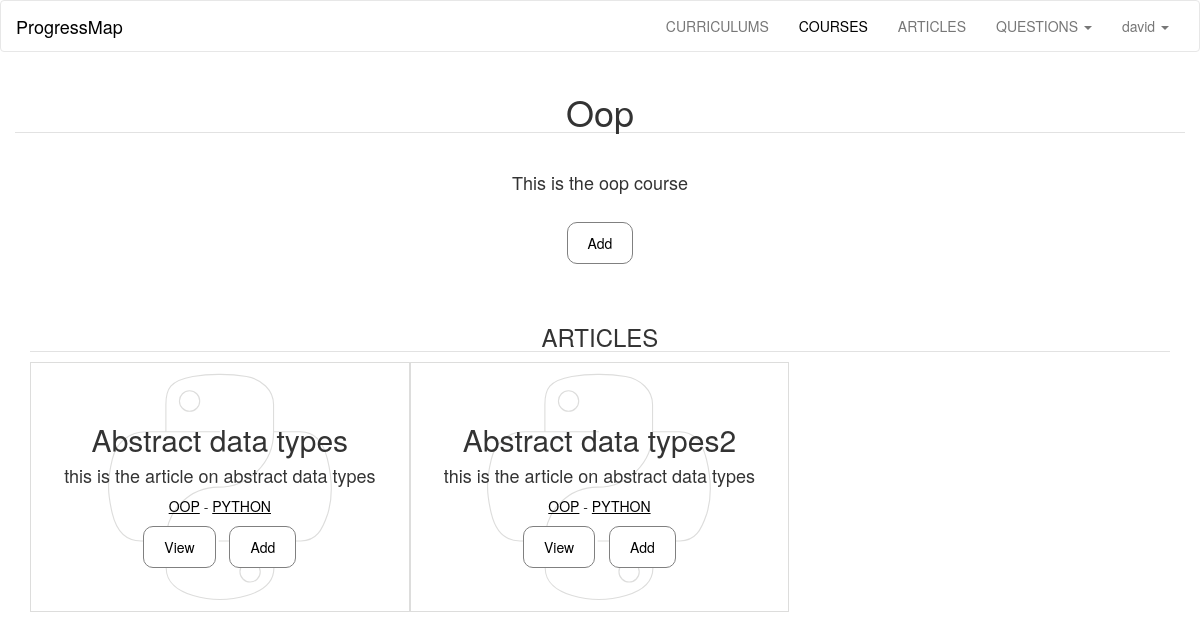
Page /courses/oop (signed in) on the committed database.
### progressMap/models.py (models this page shows, shortened)
class User(db.Model, UserMixin):
	id = db.Column(db.Integer, primary_key = True)
	username = db.Column(db.String(40), unique = True)
	email = db.Column(db.String(120), unique = True)
	password_hash = db.Column(db.String)
	articles =  db.relationship('Articles', backref='user', lazy='dynamic')
	courses =  db.relationship('Courses', backref='user', lazy='dynamic')
	curriculums =  db.relationship('Curriculums', backref='user', lazy='dynamic')
	questions = db.relationship('Questions', backref='user', lazy='dynamic')
	comments = db.relationship('Comments', backref='user', lazy='dynamic')
	completed = db.relationship('Completed', backref='user', lazy='dynamic')
	allContent = db.relationship('AllContent', backref='user', lazy='dynamic')
	@property
	def password(self):
		raise AttributeError('password: write-only field')
	def __repr__(self):
		return '<User %s>' %self.username

class Courses(db.Model):
	id  = db.Column(db.Integer, primary_key = True)
	title = db.Column(db.String(300), nullable=False)
	description = db.Column(db.Text, nullable=False)
	articles =  db.relationship('Articles', backref='course', lazy='dynamic')
	user_id = db.Column(db.Integer, db.ForeignKey('user.id'), nullable=False)
	curriculum_id = db.Column(db.Integer, db.ForeignKey('curriculums.id'), nullable=False)

class Articles(db.Model):
	id  = db.Column(db.Integer, primary_key = True)
	title = db.Column(db.String(300), nullable=False)
	description = db.Column(db.Text, nullable=False)
	questions = db.relationship('Questions', backref='article', lazy='dynamic')
	allContent = db.relationship('AllContent', backref='article', lazy='dynamic')
	user_id = db.Column(db.Integer, db.ForeignKey('user.id'), nullable=False)
	course_id = db.Column(db.Integer, db.ForeignKey('courses.id'), nullable=False)
	curriculum_id = db.Column(db.Integer, db.ForeignKey('curriculums.id'), nullable=False)

class Curriculums(db.Model):
	id  = db.Column(db.Integer, primary_key = True)
	title = db.Column(db.String(300), nullable=False)
	description = db.Column(db.Text, nullable=False)
	articles =  db.relationship('Articles', backref='curriculum', lazy='dynamic')
	courses =  db.relationship('Courses', backref='curriculum', lazy='dynamic')
	user_id = db.Column(db.Integer, db.ForeignKey('user.id'), nullable=False)

### progressMap/courses/views.py (the view)
@courses.route('/', defaults={'page':'all'})
@courses.route('/<page>')
def show(page):
	if page == 'all':
		coursesList = models.getFromDb(models.Courses, 6)
		return render_template('courses.html', coursesList=coursesList)
	elif page == models.getByTitle(models.Courses, page).title:
		course = models.getByTitle(models.Courses, page)
		return render_template('showCourse.html', course=course)
	else:
		abort(404)

### progressMap/main/views.py (called while the page is built)
@login_manager.user_loader
def load_user(userid):
    return models.User.query.get(int(userid))

### progressMap/models.py (called while the page is built)
def getByTitle(className, titleName):
		return className.query.filter_by(title=titleName).first_or_404()

### progressMap/templates/showCourse.html (shortened to what this page needs)
{% extends "base.html" %}
{% block courses_link %}
<li><a class="active" href="{{ url_for('courses.show')}}">COURSES</a></li>
{% endblock %}
{% block content %}
<section class="container-fluid content">
<section class="text-center">
<h1 class="b-down">{{ course.title.capitalize() }}</h1>
<br />
<h4>{{ course.description }}</h4>
<br />
<a href="{{ url_for('user.addCourseContent', username=current_user, courseName=course.title, id=course.id, endPoint='courses', path=course.title)}}">
	<button class="button">Add</button>
</a>
</section>
<br /><br />
<section class="container-fluid content">
<h3 class="b-down text-center">ARTICLES</h3>
	{% for article in course.articles %}
	<section class="text-center tile">
		<article class="title {{course.curriculum.title}}">
			<br /><br /><br />
			<h2 style="margin-top: 0px;">{{article.title.capitalize()}}</h2>
			<h4 class="desc">
				{{article.description}}
			</h4>
			<p class="date underline">
				<a href="{{ url_for('courses.show', page=article.course.title)}}">{{ article.course.title.upper() }}</a> -
				<a href="{{ url_for('curriculums.show', page=article.curriculum.title)}}">{{ article.curriculum.title.upper() }}</a>
			</p>
			<a class="linkButton" href="{{ url_for('articles.show', page=article.title)}}">
			<button class="button">View</button>
			</a>
			<a class="linkButton" href="{{ url_for('user.addArticleContent', username=current_user, articleName=article.title, id=article.id, endPoint='courses', path=article.course.title)}}">
				<button class="button">Add</button>
			</a>
		</article>
	</section>
	{% else %}
	<h4 class="text-center">No article has been added yet.</h4>
	{% endfor %}
</section>
{% endblock %}

### progressMap/templates/base.html (shortened to what this page needs)
<!doctype html>
<html>
<head>
	<link rel="stylesheet" href="{{ url_for('static', filename='css/bootstrap.min.css') }}">
	<link rel='stylesheet' href="{{ url_for('static', filename='css/main.css') }}">
</head>
<body>
	<nav class="navbar navbar-default">
		<div class="container-fluid">
			<div class="navbar-header">
				<a class="navbar-brand active" href="{{ url_for('main.show', page='map') }}">
					ProgressMap
				</a>
			</div>
			<div class="collapse navbar-collapse" id="myNavbar">
				<ul class="nav navbar-nav navbar-right nav-items text-center">
					{% block curriculums_link %}
  					<li><a href="{{ url_for('curriculums.show')}}">CURRICULUMS</a></li>
					{% endblock %}
					{% block courses_link %}{% endblock %}
					{% block articles_link %}
  					<li><a href="{{ url_for('articles.show')}}">ARTICLES</a></li>
					{% endblock %}
					{% block questions_link %}
					<li class="dropdown">
                        <a class="dropdown-toggle" data-toggle="dropdown" href="#">QUESTIONS
                            <span class="caret"></span></a>
                    </li>
					{% endblock %}
					{% block user_link %}
					{% if current_user.is_authenticated %}
					<li class="dropdown">
                        <a class="dropdown-toggle" data-toggle="dropdown" href="#">{{current_user.username}}
                            <span class="caret"></span></a>
                    </li>
					{% else %}
					<li><a href="{{ url_for('main.show', page='login') }}">LOGIN</a>
					</li>
					{% endif %}
					{% endblock %}
				</ul>
			</div>
		</div>
	</nav>
	{% block content %}{% endblock %}
</body>
</html>

### progressMap/static/css/main.css (style rules this page uses)
a { color: black; text-decoration: none; }
a.linkButton { margin: 5px; }
.underline a { color: black; text-decoration: underline; }
.navbar-default .navbar-nav>li>a.active { color: black; }
.navbar-default { background-color: white; }
.navbar-default .navbar-brand { color: black; }
.button { padding: 10px 20px; border: 1px solid gray; border-radius: 10px; background-color: white; }
.content { background-color: white; }
@media screen and (min-width: 768px) { .tile { width: 33.3%; height: 250px; float: left; border: 1px solid #DDDDDC; } }
.python { background: url(/static/img/python.svg) no-repeat; }
.title { height: 100%; padding: 0; background-position: center; }
.b-down { border-bottom: 1px solid #e2e2e2; }

### rows in the picture
User: username "david"
Courses: title "Oop", description "This is the oop course"
Articles: title "Abstract data types", description "this is the article on abstract data types", course "OOP", curriculum "PYTHON"
Articles: title "Abstract data types2", description "this is the article on abstract data types", course "OOP", curriculum "PYTHON"
